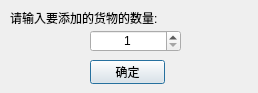
<?xml version="1.0" encoding="UTF-8"?>
<ui version="4.0">
 <class>Dialog</class>
 <widget class="QDialog" name="Dialog">
  <property name="geometry">
   <rect>
    <x>0</x>
    <y>0</y>
    <width>258</width>
    <height>93</height>
   </rect>
  </property>
  <property name="windowTitle">
   <string>Dialog</string>
  </property>
  <widget class="QLabel" name="label">
   <property name="geometry">
    <rect>
     <x>10</x>
     <y>10</y>
     <width>151</width>
     <height>16</height>
    </rect>
   </property>
   <property name="text">
    <string>请输入要添加的货物的数量:</string>
   </property>
  </widget>
  <widget class="QPushButton" name="pushButton">
   <property name="geometry">
    <rect>
     <x>90</x>
     <y>60</y>
     <width>75</width>
     <height>24</height>
    </rect>
   </property>
   <property name="text">
    <string>确定</string>
   </property>
  </widget>
  <widget class="QSpinBox" name="spinBox">
   <property name="geometry">
    <rect>
     <x>90</x>
     <y>30</y>
     <width>91</width>
     <height>22</height>
    </rect>
   </property>
   <property name="alignment">
    <set>Qt::AlignCenter</set>
   </property>
   <property name="suffix">
    <string/>
   </property>
   <property name="minimum">
    <number>1</number>
   </property>
   <property name="maximum">
    <number>1000</number>
   </property>
   <property name="displayIntegerBase">
    <number>10</number>
   </property>
  </widget>
 </widget>
 <resources/>
 <connections/>
</ui>
